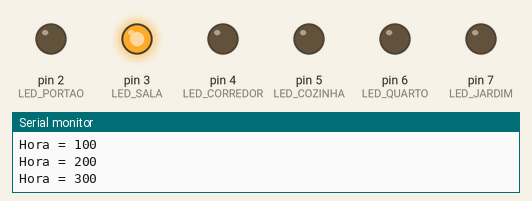
This sketch was run on a simulated Arduino Uno, built with avr-gcc and run on an emulated ATmega328P. Parts: output pins drawn as LEDs (lit = HIGH), the last lines printed to the serial monitor.

Above: at 3.5 s.
At 8.0 s:
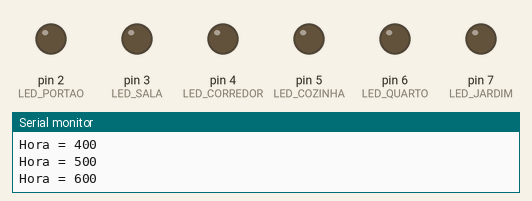
At 14.0 s:
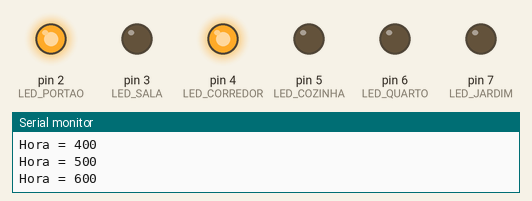
At 24.5 s:
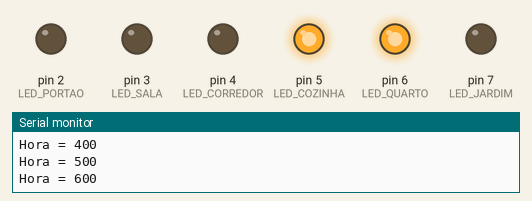
At 29.5 s:
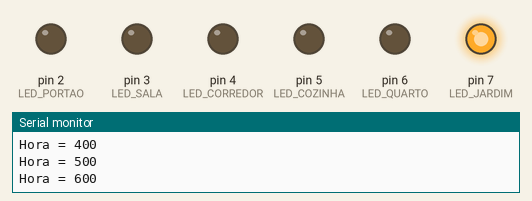
At 52.5 s:
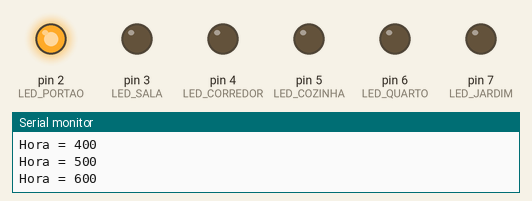
Timing chart, 0 to 54.6 s (numbered marks = the images above):
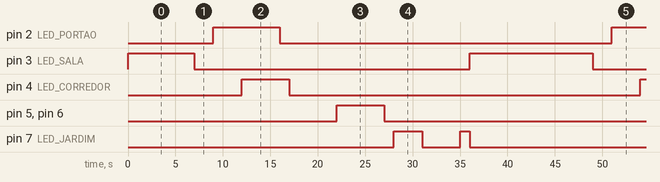

The sketch:

trabalho_de_automa_o1.ino
```cpp
// Pinos dos LEDs
#define LED_PORTAO   2
#define LED_SALA     3
#define LED_CORREDOR 4
#define LED_COZINHA  5
#define LED_QUARTO   6
#define LED_JARDIM   7

// Variáveis de controle
int hora = 0;          // formato 0000 a 2359
bool chovendo = false; // variável booleana para simular chuva

void setup() {
  Serial.begin(9600);

  pinMode(LED_PORTAO, OUTPUT);
  pinMode(LED_SALA, OUTPUT);
  pinMode(LED_CORREDOR, OUTPUT);
  pinMode(LED_COZINHA, OUTPUT);
  pinMode(LED_QUARTO, OUTPUT);
  pinMode(LED_JARDIM, OUTPUT);

  Serial.println("Sistema iniciado.");
}

void loop() {
  // 1) AUTOMACAO DA SALA (18:00 até 07:00)
  if ((hora >= 1800 && hora <= 2359) || (hora >= 0 && hora < 700)) {
    digitalWrite(LED_SALA, HIGH);
    Serial.print("Hora = ");
    Serial.println(hora);
  } else {
    digitalWrite(LED_SALA, LOW);
  }

  // 2) AUTOMACAO DO PORTAO, QUARTO, SALA, COZINHA
  // Exemplo: quando o portao acende, começa a sequência
  if (hora == 900) { // exemplo: portão acionado às 09:00
    digitalWrite(LED_PORTAO, HIGH);
    delay(3000);

    digitalWrite(LED_CORREDOR, HIGH);
    delay(4000);

    digitalWrite(LED_SALA, LOW); // desliga sala
    digitalWrite(LED_PORTAO, LOW);
    delay(1000);

    digitalWrite(LED_CORREDOR, LOW);
    delay(5000);

    digitalWrite(LED_COZINHA, HIGH);
    digitalWrite(LED_QUARTO, HIGH);
    delay(5000);

    // todas se apagam
    digitalWrite(LED_COZINHA, LOW);
    digitalWrite(LED_QUARTO, LOW);
    digitalWrite(LED_CORREDOR, LOW);
    digitalWrite(LED_PORTAO, LOW);
  }

  // 3) AUTOMACAO DO JARDIM
  // O jardim só liga de dia, sem chuva, nos intervalos dados
  // para essa parte do código funcionar, modifique a linha 11 para bool chovendo = false;
  if (!chovendo) {
    if ((hora >= 1000 && hora < 1300) || (hora >= 1700 && hora < 1800)) {
      digitalWrite(LED_JARDIM, HIGH);
    } else {
      digitalWrite(LED_JARDIM, LOW);
    }
  } else {
    digitalWrite(LED_JARDIM, LOW);
  }

  // Simulação da passagem do tempo
  delay(1000); // 1 segundo = simula passagem de 1 hora para simplificar
  hora += 100; // avança 1 hora
  if (hora > 2359) {
    hora = 0;
  }
}
```

Measured:
- by itself, pin 2 (LED_PORTAO): alternates HIGH for 7.0 s and LOW for 35.0 s
- by itself, pin 3 (LED_SALA): repeats every 42.0 s: LOW 29.0 s, HIGH 13.0 s
- by itself, pin 4 (LED_CORREDOR), pin 5 (LED_COZINHA), pin 6 (LED_QUARTO): alternates HIGH for 5.0 s and LOW for 37.0 s
- by itself, pin 7 (LED_JARDIM): repeats every 42.0 s: LOW 4.0 s, HIGH 1.0 s, LOW 34.0 s, HIGH 3.0 s
